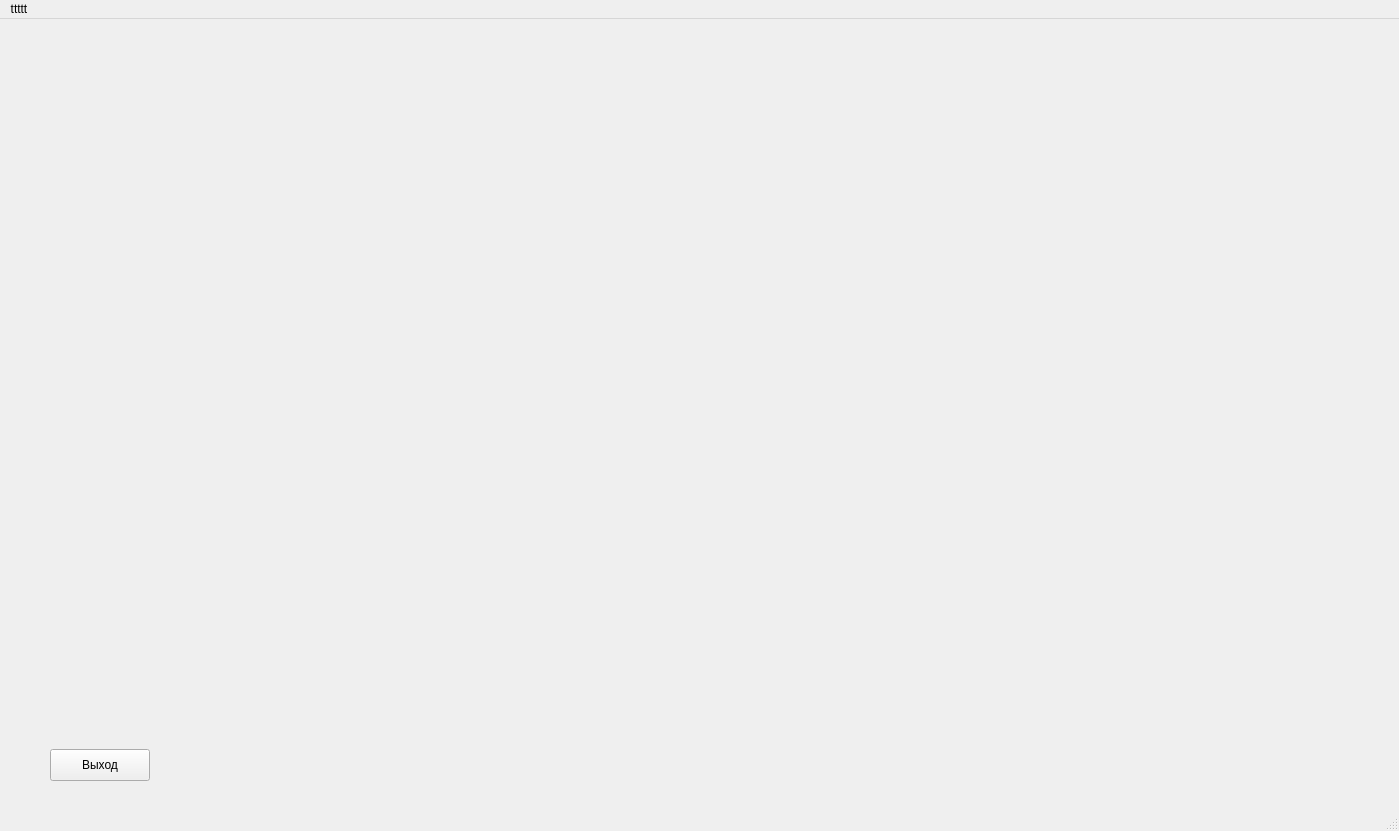
<?xml version="1.0" encoding="UTF-8"?>
<ui version="4.0">
 <class>MainWindow</class>
 <widget class="QMainWindow" name="MainWindow">
  <property name="geometry">
   <rect>
    <x>0</x>
    <y>0</y>
    <width>1399</width>
    <height>831</height>
   </rect>
  </property>
  <property name="windowTitle">
   <string>MainWindow</string>
  </property>
  <widget class="QWidget" name="centralwidget">
   <widget class="QPushButton" name="pushButton">
    <property name="geometry">
     <rect>
      <x>50</x>
      <y>730</y>
      <width>100</width>
      <height>32</height>
     </rect>
    </property>
    <property name="text">
     <string>Выход</string>
    </property>
   </widget>
   <widget class="QWidget" name="verticalLayoutWidget">
    <property name="geometry">
     <rect>
      <x>320</x>
      <y>230</y>
      <width>411</width>
      <height>271</height>
     </rect>
    </property>
    <layout class="QVBoxLayout" name="verticalLayout"/>
   </widget>
  </widget>
  <widget class="QMenuBar" name="menubar">
   <property name="geometry">
    <rect>
     <x>0</x>
     <y>0</y>
     <width>1399</width>
     <height>22</height>
    </rect>
   </property>
   <widget class="QMenu" name="menuttttt">
    <property name="title">
     <string>ttttt</string>
    </property>
   </widget>
   <addaction name="menuttttt"/>
  </widget>
  <widget class="QStatusBar" name="statusbar"/>
 </widget>
 <resources/>
 <connections/>
</ui>
